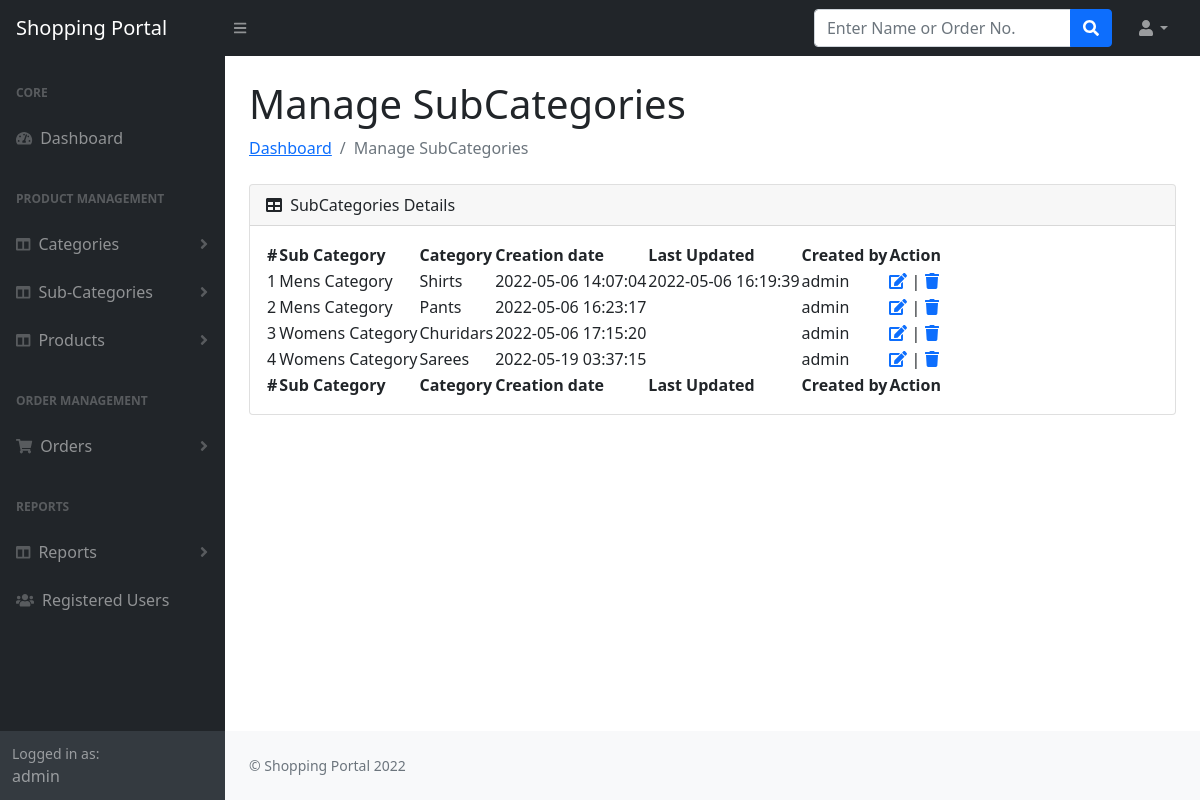
The page /admin/manage-subcategories.php (signed in) on the database its author committed.
### tables this page shows
CREATE TABLE `subcategory` (
  `id` int(11) NOT NULL,
  `categoryid` int(11) DEFAULT NULL,
  `subcategoryName` varchar(255) DEFAULT NULL,
  `creationDate` timestamp NULL DEFAULT current_timestamp(),
  `updationDate` timestamp NULL DEFAULT NULL ON UPDATE current_timestamp(),
  `createdBy` int(11) DEFAULT NULL
);

CREATE TABLE `category` (
  `id` int(11) NOT NULL,
  `categoryName` varchar(255) DEFAULT NULL,
  `categoryDescription` longtext DEFAULT NULL,
  `creationDate` timestamp NOT NULL DEFAULT current_timestamp(),
  `updationDate` timestamp NULL DEFAULT NULL ON UPDATE current_timestamp(),
  `createdBy` int(11) DEFAULT NULL
);

### admin/manage-subcategories.php (the view, shortened to what this page needs)
<?php session_start();
include_once('includes/config.php');
if(strlen( $_SESSION["aid"])==0)
{
header('location:logout.php');
} else {
?>
<!DOCTYPE html>
<html lang="en">
    <head>
        <link href="https://cdn.jsdelivr.net/npm/simple-datatables@latest/dist/style.css" rel="stylesheet" />
        <link href="css/styles.css" rel="stylesheet" />
    </head>
    <body class="sb-nav-fixed">
 <?php include_once('includes/header.php');?>
        <div id="layoutSidenav">
       <?php include_once('includes/sidebar.php');?>
            <div id="layoutSidenav_content">
                <main>
                    <div class="container-fluid px-4">
                        <h1 class="mt-4">Manage SubCategories</h1>
                        <ol class="breadcrumb mb-4">
                            <li class="breadcrumb-item"><a href="index.html">Dashboard</a></li>
                            <li class="breadcrumb-item active">Manage SubCategories</li>
                        </ol>
                        <div class="card mb-4">
                            <div class="card-header">
                                <i class="fas fa-table me-1"></i>
                               SubCategories Details
                            </div>
                            <div class="card-body">
                                <table id="datatablesSimple">
                                    <thead>
                                        <tr>
                                            <th>#</th>
                                            <th>Sub Category</th>
                                            <th>Category</th>
                                            <th>Creation date</th>
                                            <th>Last Updated</th>
                                            <th>Created by</th>
                                            <th>Action</th>
                                        </tr>
                                    </thead>
                                    <tfoot>
                                        <tr>
                                        <th>#</th>
                                            <th>Sub Category</th>
                                            <th>Category</th>
                                            <th>Creation date</th>
                                            <th>Last Updated</th>
                                            <th>Created by</th>
                                            <th>Action</th>
                                        </tr>
                                    </tfoot>
                                    <tbody>
<?php $query=mysqli_query($con,"select category.categoryName,subcategory.subcategoryName as subcatname,subcategory.creationDate,subcategory.updationDate,subcategory.id as subid,tbladmin.username from subcategory join category on subcategory.categoryid=category.id join tbladmin on tbladmin.id=subcategory.createdBy");
$cnt=1;
while($row=mysqli_fetch_array($query))
{
?>
                                <tr>
                                            <td><?php echo htmlentities($cnt);?></td>
                                            <td><?php echo htmlentities($row['categoryName']);?></td>
                                            <td><?php echo htmlentities($row['subcatname']);?></td>
                                            <td> <?php echo htmlentities($row['creationDate']);?></td>
                                            <td><?php echo htmlentities($row['updationDate']);?></td>
                                            <td><?php echo htmlentities($row['username']);?></td>
                                            <td>
                                            <a href="edit-subcategory.php?id=<?php echo $row['subid']?>"><i class="fas fa-edit"></i></a> |
                                            <a href="manage-subcategories.php?id=<?php echo $row['subid']?>&del=delete" onClick="return confirm('Are you sure you want to delete?')"><i class="fa fa-trash" aria-hidden="true"></i></a></td>
                                        </tr>
                                        <?php $cnt=$cnt+1; } ?>
                                    </tbody>
                                </table>
                            </div>
                        </div>
                    </div>
                </main>
<?php include_once('includes/footer.php');?>
            </div>
        </div>
    </body>
</html>
<?php } ?>

### admin/includes/header.php (shortened to what this page needs)
<nav class="sb-topnav navbar navbar-expand navbar-dark bg-dark">
       <a class="navbar-brand ps-3" href="dashboard.php">Shopping Portal</a>
       <button class="btn btn-link btn-sm order-1 order-lg-0 me-4 me-lg-0" id="sidebarToggle" href="#!"><i class="fas fa-bars"></i></button>
       <form class="d-none d-md-inline-block form-inline ms-auto me-0 me-md-3 my-2 my-md-0" method="post" action="search-orders.php">
           <div class="input-group">
               <input class="form-control" type="text" name="searchinputdata" placeholder="Enter Name or Order No." aria-label="Search for..." aria-describedby="btnNavbarSearch" required />
               <button class="btn btn-primary" id="btnNavbarSearch" type="submit" name="search"><i class="fas fa-search"></i></button>
           </div>
       </form>
       <ul class="navbar-nav ms-auto ms-md-0 me-3 me-lg-4">
           <li class="nav-item dropdown">
               <a class="nav-link dropdown-toggle" id="navbarDropdown" href="#" role="button" data-bs-toggle="dropdown" aria-expanded="false"><i class="fas fa-user fa-fw"></i></a>
           </li>
       </ul>
   </nav>

### admin/includes/sidebar.php (shortened to what this page needs)
          <div id="layoutSidenav_nav">
              <nav class="sb-sidenav accordion sb-sidenav-dark" id="sidenavAccordion">
                  <div class="sb-sidenav-menu">
                      <div class="nav">
                          <div class="sb-sidenav-menu-heading">Core</div>
                          <a class="nav-link" href="dashboard.php">
                              <div class="sb-nav-link-icon"><i class="fas fa-tachometer-alt"></i></div>
                              Dashboard
                          </a>
                          <div class="sb-sidenav-menu-heading">Product Management</div>
                          <a class="nav-link collapsed" href="#" data-bs-toggle="collapse" data-bs-target="#collapseLayouts" aria-expanded="false" aria-controls="collapseLayouts">
                              <div class="sb-nav-link-icon"><i class="fas fa-columns"></i></div>
                              Categories
                              <div class="sb-sidenav-collapse-arrow"><i class="fas fa-angle-down"></i></div>
                          </a>
          <a class="nav-link collapsed" href="#" data-bs-toggle="collapse" data-bs-target="#subcat" aria-expanded="false" aria-controls="subcat">
                              <div class="sb-nav-link-icon"><i class="fas fa-columns"></i></div>
                              Sub-Categories
                              <div class="sb-sidenav-collapse-arrow"><i class="fas fa-angle-down"></i></div>
                          </a>
          <a class="nav-link collapsed" href="#" data-bs-toggle="collapse" data-bs-target="#product" aria-expanded="false" aria-controls="product">
                              <div class="sb-nav-link-icon"><i class="fas fa-columns"></i></div>
                              Products
                              <div class="sb-sidenav-collapse-arrow"><i class="fas fa-angle-down"></i></div>
                          </a>
                          <div class="sb-sidenav-menu-heading">Order Management</div>
          <a class="nav-link collapsed" href="#" data-bs-toggle="collapse" data-bs-target="#orders" aria-expanded="false" aria-controls="orders">
                              <div class="sb-nav-link-icon"><i class="fas fa-shopping-cart"></i></div>
                            Orders
                              <div class="sb-sidenav-collapse-arrow"><i class="fas fa-angle-down"></i></div>
                          </a>
<div class="sb-sidenav-menu-heading">Reports</div>
                          <a class="nav-link collapsed" href="#" data-bs-toggle="collapse" data-bs-target="#reports" aria-expanded="false" aria-controls="collapseLayouts">
                              <div class="sb-nav-link-icon"><i class="fas fa-columns"></i></div>
                              Reports
                              <div class="sb-sidenav-collapse-arrow"><i class="fas fa-angle-down"></i></div>
                          </a>
     <a class="nav-link" href="registered-users.php">
                              <div class="sb-nav-link-icon"><i class="fas fa-users"></i></div>
                              Registered Users
                          </a>
                      </div>
                  </div>
                  <div class="sb-sidenav-footer">
                      <div class="small">Logged in as:</div>
                      <?php echo $_SESSION['alogin'];?>
                  </div>
              </nav>
          </div>

### admin/includes/footer.php
<footer class="py-4 bg-light mt-auto">
              <div class="container-fluid px-4">
                  <div class="d-flex align-items-center justify-content-between small">
                      <div class="text-muted">&copy; Shopping Portal <?php echo date('Y')?></div>
                  </div>
              </div>
          </footer>

### rows shown on the page
subcategory: categoryid.categoryName "Mens Category", subcategoryName "Shirts", creationDate "2022-05-06 14:07:04", updationDate "2022-05-06 16:19:39", tbladmin.username "admin"
subcategory: categoryid.categoryName "Mens Category", subcategoryName "Pants", creationDate "2022-05-06 16:23:17", tbladmin.username "admin"
subcategory: categoryid.categoryName "Womens Category", subcategoryName "Churidars", creationDate "2022-05-06 17:15:20", tbladmin.username "admin"
subcategory: categoryid.categoryName "Womens Category", subcategoryName "Sarees", creationDate "2022-05-19 03:37:15", tbladmin.username "admin"

### other values the page prints
$_SESSION['alogin'] "admin"
